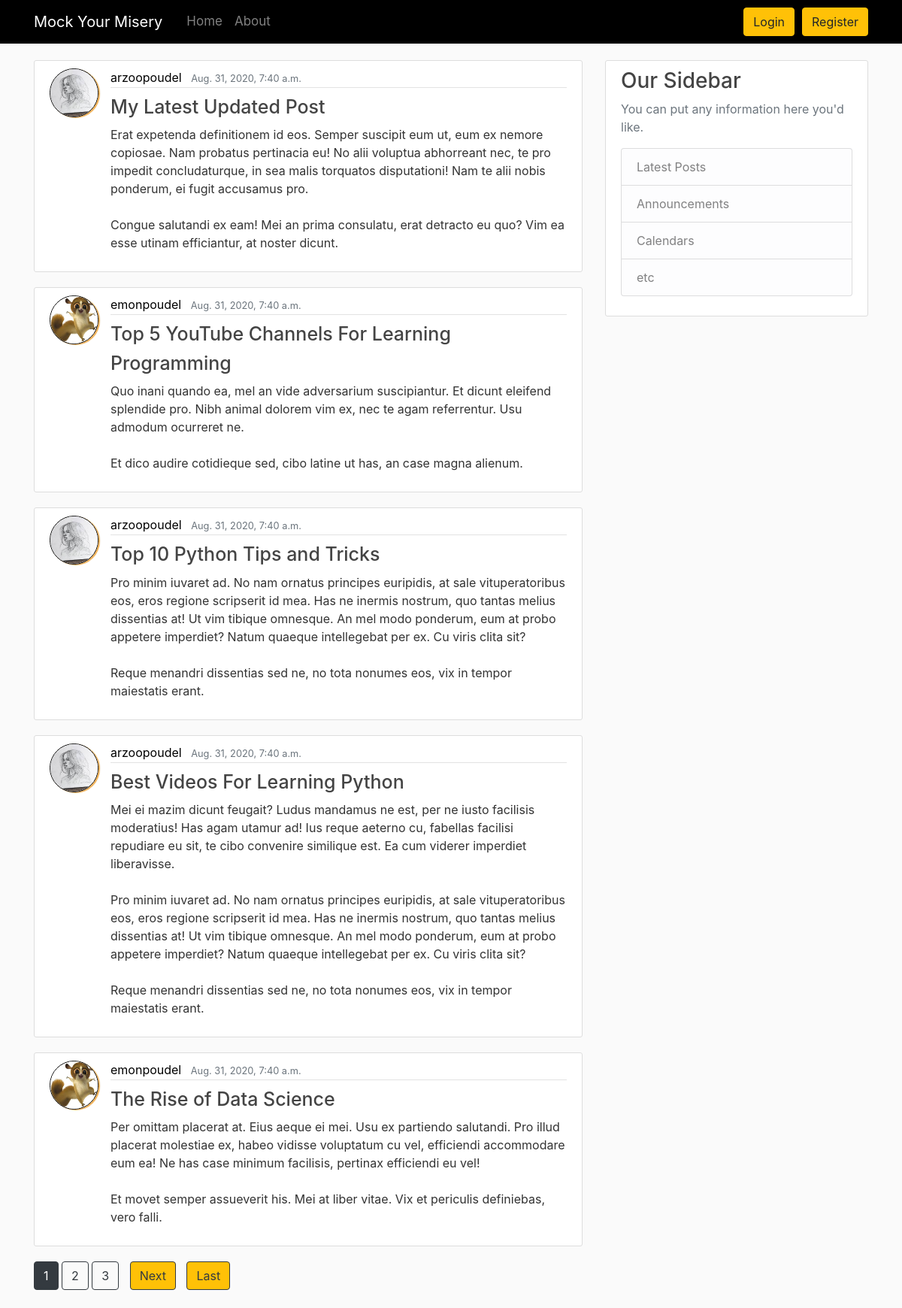
The app's page /, older data.
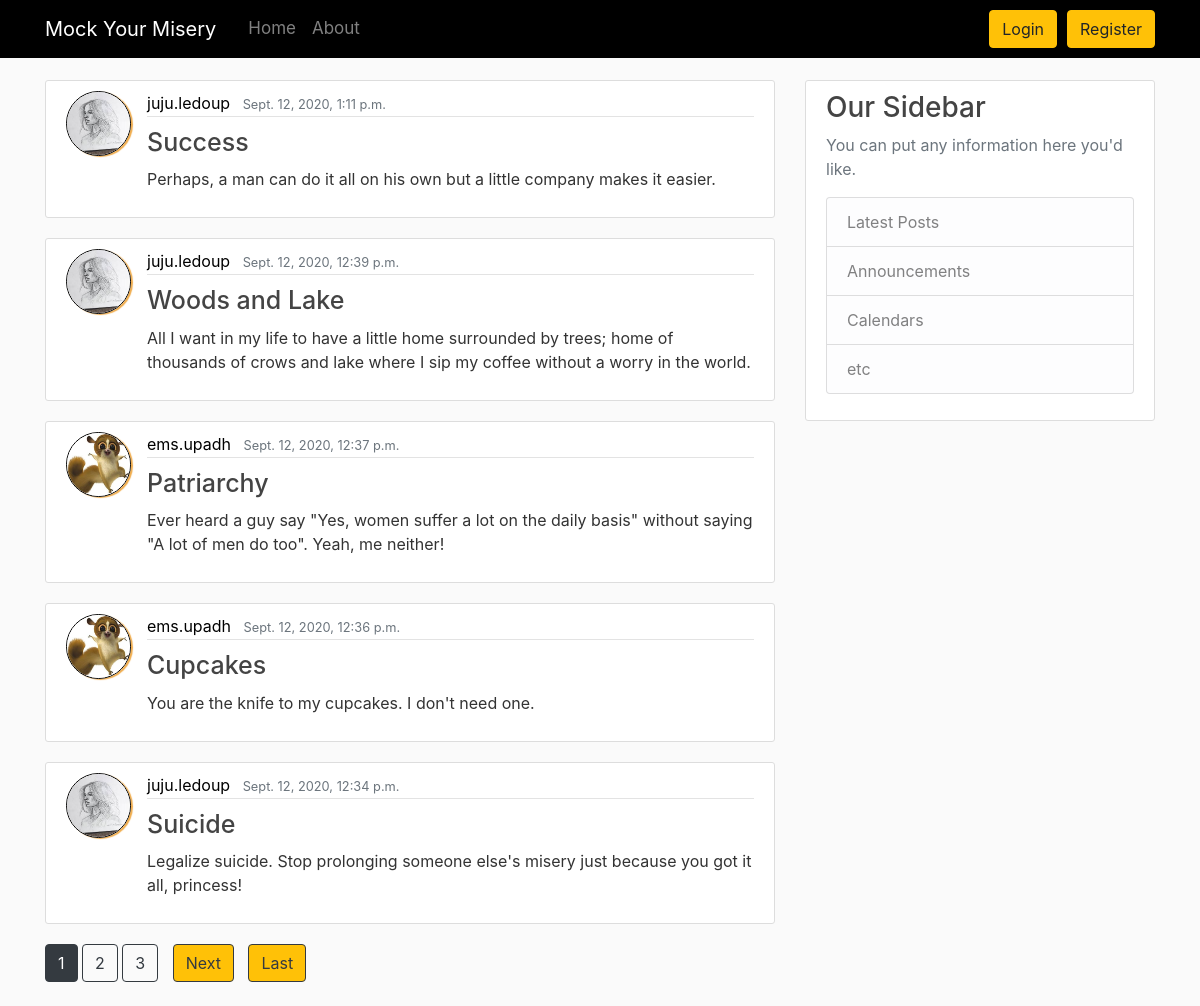
The same page, newer data.
### blog/models.py (models this page shows, shortened)
class Post(models.Model):
    title = models.CharField(max_length=100)
    content = models.TextField()
    date_posted = models.DateTimeField(default=timezone.now)
    author = models.ForeignKey(User, on_delete=models.CASCADE)

### users/models.py (models this page shows, shortened)
class Profile(models.Model):
    user = models.OneToOneField(User, on_delete=models.CASCADE)
    image = models.ImageField(default='default.jpg', upload_to='profile_pictures')

### blog/views.py (the view)
# urls.py: path('', PostListView.as_view(), name='blog-home'),
class PostListView(ListView):
    model = Post
    template_name = 'blog/home.html' # <app>/<model>_<viewtype>.html
    context_object_name = 'posts'
    ordering = ['-date_posted']
    paginate_by = 5

### blog/templates/blog/home.html (shortened to what this page needs)
{% extends "blog/base.html" %}
{% load static %}
    {% block content %}
    {% for post in posts %}
        <article class="media content-section">
            <img class="rounded-circle article-img" src="{{ post.author.profile.image.url }}">
            <div class="media-body">
                <div class="article-metadata">
                    <a class="mr-2" href="{% url 'user-posts' post.author.username %}">{{ post.author }}</a>
                    <small class="text-muted">{{ post.date_posted }}</small>
                </div>
                <h2><a class="article-title" href="{% url 'post-detail' post.id %}">{{ post.title }}</a></h2>
                <p class="article-content">{{ post.content }}</p>
            </div>
    </article>
    {% endfor %}
    {% if is_paginated %}
        {% for num in page_obj.paginator.page_range %}
            {% if page_obj.number == num %}
                <a class="btn btn-dark  mb-4" href="?page={{ num }}">{{ num }}</a>
            {%  elif num > page_obj.number|add:'-3' and num < page_obj.number|add:'3' %}
                <a class="btn btn-outline-dark mb-4" href="?page={{ num }}">{{ num }}</a>
            {% endif %}
        {% endfor %}
        {% if page_obj.has_next %}
            <a class="btn btn-outline-dark btn-warning  mb-4" href="?page={{ page_obj.next_page_number }}">Next</a>
            <a class="btn btn-outline-dark btn-warning  mb-4" href="?page={{ page_obj.paginator.num_pages }}">Last</a>
        {% endif %}
    {% endif %}
{% endblock content %}

### blog/templates/blog/base.html (shortened to what this page needs)
{% load static %}
<!DOCTYPE html>
<html>
    <head>
        <link rel="stylesheet" href="https://stackpath.bootstrapcdn.com/bootstrap/4.3.1/css/bootstrap.min.css">
        <link rel="stylesheet" type="text/css" href="{% static 'blog/main.css' %}">
    </head>
    <body>
        <header class="blog-header">
            <nav class="navbar navbar-expand-md navbar-dark bg-steel fixed-top" style="background-color:black">
              <div class="container">
                <a class="navbar-brand mr-4" href="/" >Mock Your Misery</a>
                <div class="collapse navbar-collapse" id="navbarToggle">
                  <div class="navbar-nav mr-auto">
                    <a class="nav-item nav-link" href="{% url 'blog-home' %}">Home</a>
                    <a class="nav-item nav-link" href="{% url 'blog-about' %}">About</a>
                  </div>
                  <div class="navbar-nav">
                    {% if user.is_authenticated  %}
                    <a class="nav-item nav-link" href="{% url 'post-create' %}">New Post</a>
                    <a class="nav-item nav-link" href="{% url 'profile' %}">Profile</a>
                    <a class="btn btn-warning" href="{% url 'logout' %}">Logout</a>
                    {% else %}
                    <div><a class="btn btn-warning" href="{% url 'login' %}">Login</a></div>
                    <div><a class="btn btn-warning" href="{% url 'register' %}">Register</a></div>
                    {% endif %}
                  </div>
                </div>
              </div>
            </nav>
          </header>
          <main role="main" class="container">
            <div class="row">
              <div class="col-md-8">
                {% block content %}{% endblock %}
              </div>
              <div class="col-md-4">
                <div class="content-section">
                  <h3>Our Sidebar</h3>
                  <p class='text-muted'>You can put any information here you'd like.
                    <ul class="list-group">
                      <li class="list-group-item list-group-item-light">Latest Posts</li>
                      <li class="list-group-item list-group-item-light">Announcements</li>
                      <li class="list-group-item list-group-item-light">Calendars</li>
                      <li class="list-group-item list-group-item-light">etc</li>
                    </ul>
                  </p>
                </div>
              </div>
            </div>
          </main>
    </body>
</html>

### blog/static/blog/main.css (style rules this page uses)
body { background: #fafafa; color: #333333; margin-top: 5rem; }
h1, h2, h3, h4, h5, h6 { color: #444444; }
ul { margin: 0; }
.bg-steel { background-color: #5f788a; }
.content-section { background: #ffffff; padding: 10px 20px; border: 1px solid #dddddd; border-radius: 3px; margin-bottom: 20px; }
.article-title { color: #444444; font-size: 25px; }
.article-content { white-space: pre-line; }
.article-img { height: 65px; width: 65px; margin-right: 16px; border: 1px solid black ; box-shadow: 2px 1px 1px #f0ad4e; }
.article-metadata { padding-bottom: 1px; margin-bottom: 4px; border-bottom: 1px solid #e3e3e3 }
.btn-warning { margin-left: 10px; }
.nav-link { font-size: 17px; }
.mr-2 { color: black; }

Row changes from the older to the newer data that the page shows:
no longer on this page (row edited): Post: author.profile.image (picture), author "arzoopoudel", date_posted "Aug. 31, 2020, 7:40 a.m.", title "My Latest Updated Post", content "Erat expetenda definitionem id eos. Semper suscipit eum ut, eum ex nemore copiosae. Nam probatus pertinacia eu! No alii voluptua abhorreant nec, te pro impedit concludaturque, in sea malis torquatos disputationi! Nam te alii nobis ponderum, ei fugit accusamus pro. Congue salutandi ex eam! Mei an prima consulatu, erat detracto eu quo? Vim ea esse utinam efficiantur, at noster dicunt."
removed Post: author.profile.image (placeholder picture), author "emonpoudel", date_posted "Aug. 31, 2020, 7:40 a.m.", title "Top 5 YouTube Channels For Learning Programming", content "Quo inani quando ea, mel an vide adversarium suscipiantur. Et dicunt eleifend splendide pro. Nibh animal dolorem vim ex, nec te agam referrentur. Usu admodum ocurreret ne. Et dico audire cotidieque sed, cibo latine ut has, an case magna alienum."
removed Post: author.profile.image (picture), author "arzoopoudel", date_posted "Aug. 31, 2020, 7:40 a.m.", title "Top 10 Python Tips and Tricks", content "Pro minim iuvaret ad. No nam ornatus principes euripidis, at sale vituperatoribus eos, eros regione scripserit id mea. Has ne inermis nostrum, quo tantas melius dissentias at! Ut vim tibique omnesque. An mel modo ponderum, eum at probo appetere imperdiet? Natum quaeque intellegebat per ex. Cu viris clita sit? Reque menandri dissentias sed ne, no tota nonumes eos, vix in tempor maiestatis erant."
removed Post: author.profile.image (picture), author "arzoopoudel", date_posted "Aug. 31, 2020, 7:40 a.m.", title "Best Videos For Learning Python", content "Mei ei mazim dicunt feugait? Ludus mandamus ne est, per ne iusto facilisis moderatius! Has agam utamur ad! Ius reque aeterno cu, fabellas facilisi repudiare eu sit, te cibo convenire similique est. Ea cum viderer imperdiet liberavisse. Pro minim iuvaret ad. No nam ornatus principes euripidis, at sale vituperatoribus eos, eros regione scripserit id mea. Has ne inermis nostrum, quo tantas melius dissentias at! Ut vim tibique omnesque. An mel modo ponderum, eum at probo appetere imperdiet? Natum quaeque intellegebat per ex. Cu viris clita sit? Reque menandri dissentias sed ne, no tota nonumes eos, vix in tempor maiestatis erant."
removed Post: author.profile.image (placeholder picture), author "emonpoudel", date_posted "Aug. 31, 2020, 7:40 a.m.", title "The Rise of Data Science", content "Per omittam placerat at. Eius aeque ei mei. Usu ex partiendo salutandi. Pro illud placerat molestiae ex, habeo vidisse voluptatum cu vel, efficiendi accommodare eum ea! Ne has case minimum facilisis, pertinax efficiendi eu vel! Et movet semper assueverit his. Mei at liber vitae. Vix et periculis definiebas, vero falli."
added Post: author.profile.image (picture), author "juju.ledoup", date_posted "Sept. 12, 2020, 1:11 p.m.", title "Success", content "Perhaps, a man can do it all on his own but a little company makes it easier."
added Post: author.profile.image (picture), author "juju.ledoup", date_posted "Sept. 12, 2020, 12:39 p.m.", title "Woods and Lake", content "All I want in my life to have a little home surrounded by trees; home of thousands of crows and lake where I sip my coffee without a worry in the world."
added Post: author.profile.image (placeholder picture), author "ems.upadh", date_posted "Sept. 12, 2020, 12:37 p.m.", title "Patriarchy", content "Ever heard a guy say \"Yes, women suffer a lot on the daily basis\" without saying \"A lot of men do too\". Yeah, me neither!"
added Post: author.profile.image (placeholder picture), author "ems.upadh", date_posted "Sept. 12, 2020, 12:36 p.m.", title "Cupcakes", content "You are the knife to my cupcakes. I don't need one."
added Post: author.profile.image (picture), author "juju.ledoup", date_posted "Sept. 12, 2020, 12:34 p.m.", title "Suicide", content "Legalize suicide. Stop prolonging someone else's misery just because you got it all, princess!"
